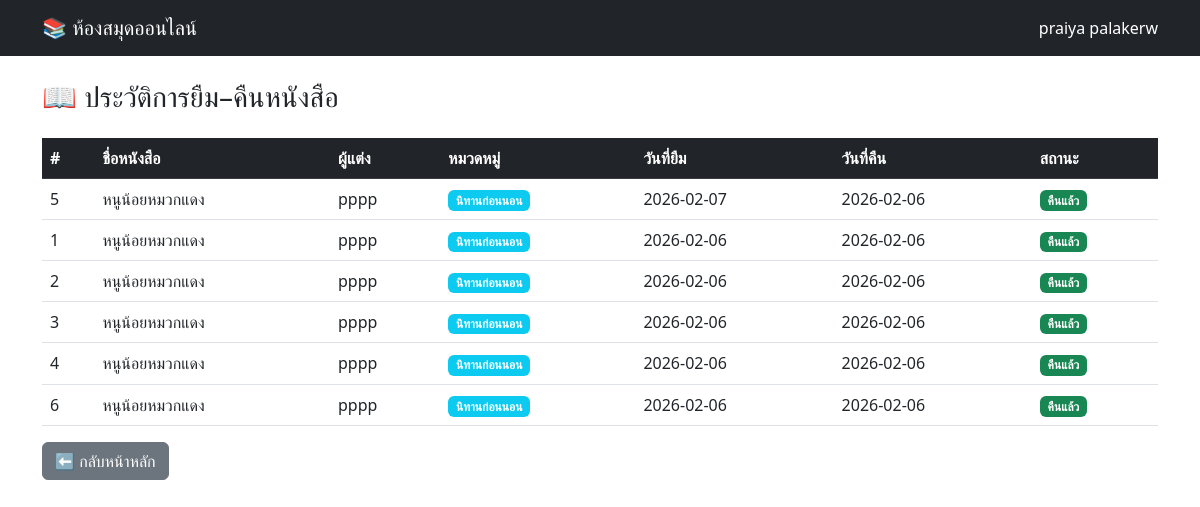
Screenshot of /history.php (signed in) with the database file from the repository.
### tables this page shows
CREATE TABLE `borrow` (
  `borrow_id` int(11) NOT NULL,
  `borrow_date` date NOT NULL,
  `due_date` date NOT NULL,
  `return_date` date DEFAULT NULL,
  `member_id` int(11) DEFAULT NULL,
  `book_id` int(11) DEFAULT NULL,
  `status` varchar(20) NOT NULL DEFAULT 'borrowed'
);

CREATE TABLE `book` (
  `book_id` int(11) NOT NULL,
  `title` varchar(150) NOT NULL,
  `author` varchar(100) DEFAULT NULL,
  `genre` varchar(50) DEFAULT NULL,
  `status` varchar(20) DEFAULT 'available'
);

### history.php (the view, shortened to what this page needs)
<?php
include "connect.php";
$member_id = $_SESSION['member_id'];
$sql = "
SELECT
    b.borrow_id,
    bo.title,
    bo.author,
    bo.genre,
    b.borrow_date,
    b.return_date
FROM borrow b
JOIN book bo ON b.book_id = bo.book_id
WHERE b.member_id = '$member_id'
ORDER BY b.borrow_date DESC
";
$result = mysqli_query($conn, $sql);
?>
<!DOCTYPE html>
<html lang="th">
<head>
<link href="https://cdn.jsdelivr.net/npm/bootstrap@5.3.0/dist/css/bootstrap.min.css" rel="stylesheet">
</head>
<body>
<nav class="navbar navbar-dark bg-dark">
    <div class="container">
        <a class="navbar-brand" href="index.php">📚 ห้องสมุดออนไลน์</a>
        <span class="text-white">
            <?= $_SESSION['name']; ?>
        </span>
    </div>
</nav>
<div class="container mt-4">
    <h3 class="mb-4">📖 ประวัติการยืม–คืนหนังสือ</h3>
    <table class="table table-hover align-middle">
        <thead class="table-dark">
            <tr>
                <th>#</th>
                <th>ชื่อหนังสือ</th>
                <th>ผู้แต่ง</th>
                <th>หมวดหมู่</th>
                <th>วันที่ยืม</th>
                <th>วันที่คืน</th>
                <th>สถานะ</th>
            </tr>
        </thead>
        <tbody>
        <?php while ($row = mysqli_fetch_assoc($result)) { ?>
            <tr>
                <td><?= $row['borrow_id']; ?></td>
                <td><?= htmlspecialchars($row['title']); ?></td>
                <td><?= htmlspecialchars($row['author']); ?></td>
                <td>
                    <span class="badge bg-info">
                        <?= htmlspecialchars($row['genre']); ?>
                    </span>
                </td>
                <td><?= $row['borrow_date']; ?></td>
                <td>
                    <?= $row['return_date'] ? $row['return_date'] : '-'; ?>
                </td>
                <td>
                    <?php if ($row['return_date'] == NULL) { ?>
                        <span class="badge bg-warning text-dark">กำลังยืม</span>
                    <?php } else { ?>
                        <span class="badge bg-success">คืนแล้ว</span>
                    <?php } ?>
                </td>
            </tr>
        <?php } ?>
        </tbody>
    </table>
    <a href="index.php" class="btn btn-secondary">⬅ กลับหน้าหลัก</a>
</div>
</body>
</html>

### rows the page displays
borrow: borrow_id "5", book.title "หนูน้อยหมวกแดง", book.author "pppp", book.genre "นิทานก่อนนอน", borrow_date "2026-02-07", return_date "2026-02-06", shows "คืนแล้ว"
borrow: borrow_id "1", book.title "หนูน้อยหมวกแดง", book.author "pppp", book.genre "นิทานก่อนนอน", borrow_date "2026-02-06", return_date "2026-02-06", shows "คืนแล้ว"
borrow: borrow_id "2", book.title "หนูน้อยหมวกแดง", book.author "pppp", book.genre "นิทานก่อนนอน", borrow_date "2026-02-06", return_date "2026-02-06", shows "คืนแล้ว"
borrow: borrow_id "3", book.title "หนูน้อยหมวกแดง", book.author "pppp", book.genre "นิทานก่อนนอน", borrow_date "2026-02-06", return_date "2026-02-06", shows "คืนแล้ว"
borrow: borrow_id "4", book.title "หนูน้อยหมวกแดง", book.author "pppp", book.genre "นิทานก่อนนอน", borrow_date "2026-02-06", return_date "2026-02-06", shows "คืนแล้ว"
borrow: borrow_id "6", book.title "หนูน้อยหมวกแดง", book.author "pppp", book.genre "นิทานก่อนนอน", borrow_date "2026-02-06", return_date "2026-02-06", shows "คืนแล้ว"

### other values shown
$_SESSION['name'] "praiya palakerw"
